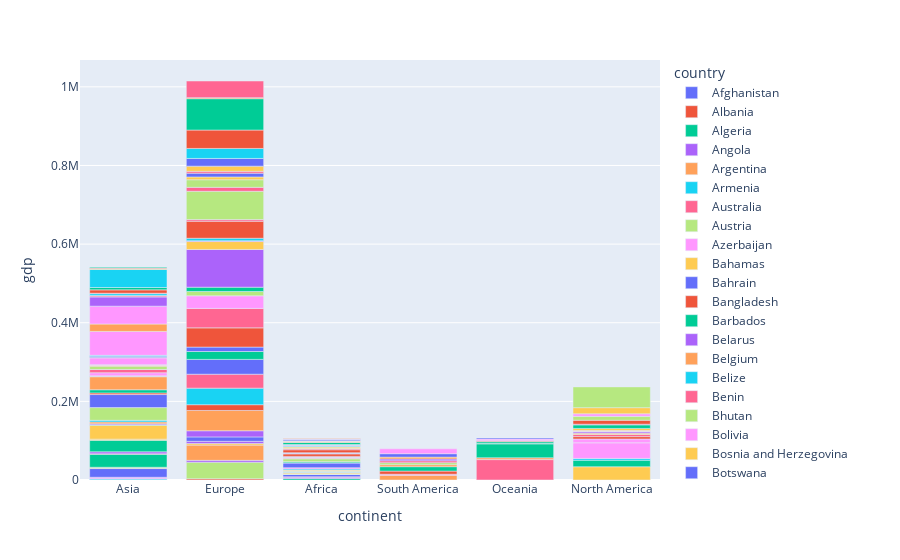

The notebook cell saved with this chart:
### Code cell
fig = px.bar(df_mean, x = 'continent', y = 'gdp', color = 'country')
fig.show()
